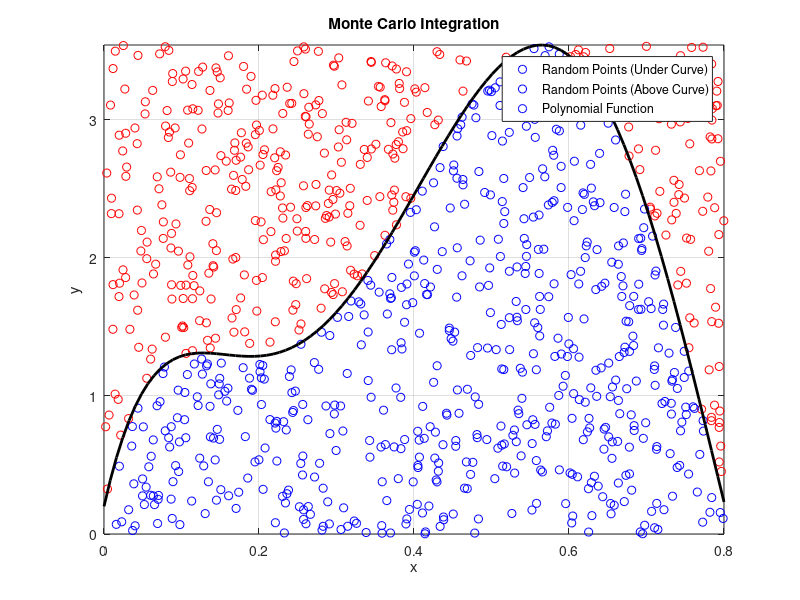

The MATLAB script that drew this image:
% Initialize parameters
a = 0;  % Lower bound
b = 0.8;  % Upper bound
N = 1000;  % Number of random samples

% Generate random values for x uniformly in [a, b]
x = a + (b - a) * rand(N, 1);  

% Calculate y using the polynomial function
y = 0.2 + 25 .* x - 200 .* (x).^2 + 675 .* (x).^3 - 900 .* (x).^4 + 400 .* (x).^5;

% Find the maximum value of y to determine the height of the bounding box
H = max(y);

% Initialize counters for blue and red dots
blue_dots = 0;
red_dots = 0;

% Monte Carlo integration: count points under the curve
for i = 1:N
    % Random y value between 0 and H
    y_random = H * rand;

    % Check if the random point (x(i), y_random) is below the curve
    if y_random <= y(i)
        blue_dots = blue_dots + 1;  % Point is below the curve
        plot(x(i), y_random, 'bo');  % Plot blue dot
    else
        red_dots = red_dots + 1;  % Point is above the curve
        plot(x(i), y_random, 'ro');  % Plot red dot
    end
    hold on;  % Keep the previous plots
end

% Plot the polynomial function
x_plot = linspace(a, b, 100);  % Generate x values for the function plot
y_plot = 0.2 + 25 .* x_plot - 200 .* (x_plot).^2 + 675 .* (x_plot).^3 - 900 .* (x_plot).^4 + 400 .* (x_plot).^5;
plot(x_plot, y_plot, 'k-', 'LineWidth', 2);  % Plot the polynomial function

% Calculate the estimated area under the curve
area_estimate = (b - a) * H * (blue_dots / N);

% Display the results
disp(['Blue dots (under the curve): ', num2str(blue_dots)]);
disp(['Red dots (above the curve): ', num2str(red_dots)]);
disp(['Estimated area under the curve: ', num2str(area_estimate)]);

% Configure plot
xlabel('x');
ylabel('y');
title('Monte Carlo Integration');
legend('Random Points (Under Curve)', 'Random Points (Above Curve)', 'Polynomial Function', 'Location', 'Best');
grid on;
axis([a b 0 H]);  % Set axis limits
hold off;  % Release the plot hold





